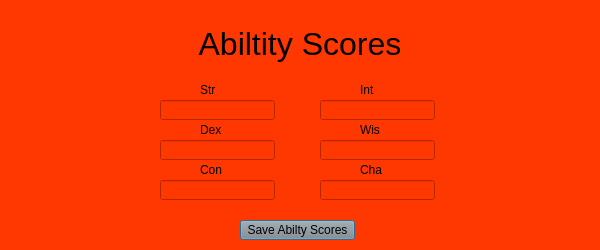
<?xml version="1.0" encoding="UTF-8"?>
<ui version="4.0">
 <class>Add_Player_Ability_Scores</class>
 <widget class="QDialog" name="Add_Player_Ability_Scores">
  <property name="geometry">
   <rect>
    <x>0</x>
    <y>0</y>
    <width>600</width>
    <height>250</height>
   </rect>
  </property>
  <property name="windowTitle">
   <string>Player Ability Scores</string>
  </property>
  <property name="styleSheet">
   <string notr="true">background-color: rgba(255, 55, 0, 255);</string>
  </property>
  <widget class="QLabel" name="label_3">
   <property name="geometry">
    <rect>
     <x>200</x>
     <y>160</y>
     <width>40</width>
     <height>20</height>
    </rect>
   </property>
   <property name="text">
    <string>&lt;html&gt;&lt;head/&gt;&lt;body&gt;&lt;p&gt;Con&lt;/p&gt;&lt;/body&gt;&lt;/html&gt;</string>
   </property>
  </widget>
  <widget class="QLineEdit" name="Ability_Scores_Cha">
   <property name="geometry">
    <rect>
     <x>320</x>
     <y>180</y>
     <width>115</width>
     <height>20</height>
    </rect>
   </property>
  </widget>
  <widget class="QLineEdit" name="Ability_Scores_Dex">
   <property name="geometry">
    <rect>
     <x>160</x>
     <y>140</y>
     <width>115</width>
     <height>20</height>
    </rect>
   </property>
  </widget>
  <widget class="QLineEdit" name="Ability_Scores_Con">
   <property name="geometry">
    <rect>
     <x>160</x>
     <y>180</y>
     <width>115</width>
     <height>20</height>
    </rect>
   </property>
  </widget>
  <widget class="QLabel" name="Main_Menu_Label">
   <property name="geometry">
    <rect>
     <x>100</x>
     <y>20</y>
     <width>400</width>
     <height>50</height>
    </rect>
   </property>
   <property name="text">
    <string>&lt;html&gt;&lt;head/&gt;&lt;body&gt;&lt;p align=&quot;center&quot;&gt;&lt;span style=&quot; font-size:24pt;&quot;&gt;Abiltity Scores&lt;/span&gt;&lt;/p&gt;&lt;/body&gt;&lt;/html&gt;</string>
   </property>
  </widget>
  <widget class="QLabel" name="label_7">
   <property name="geometry">
    <rect>
     <x>360</x>
     <y>160</y>
     <width>40</width>
     <height>20</height>
    </rect>
   </property>
   <property name="text">
    <string>&lt;html&gt;&lt;head/&gt;&lt;body&gt;&lt;p&gt;Cha&lt;/p&gt;&lt;/body&gt;&lt;/html&gt;</string>
   </property>
  </widget>
  <widget class="QLineEdit" name="Ability_Scores_Wis">
   <property name="geometry">
    <rect>
     <x>320</x>
     <y>140</y>
     <width>115</width>
     <height>20</height>
    </rect>
   </property>
  </widget>
  <widget class="QLabel" name="label_5">
   <property name="geometry">
    <rect>
     <x>360</x>
     <y>80</y>
     <width>40</width>
     <height>20</height>
    </rect>
   </property>
   <property name="text">
    <string>&lt;html&gt;&lt;head/&gt;&lt;body&gt;&lt;p&gt;Int&lt;/p&gt;&lt;/body&gt;&lt;/html&gt;</string>
   </property>
  </widget>
  <widget class="QLabel" name="label_2">
   <property name="geometry">
    <rect>
     <x>200</x>
     <y>80</y>
     <width>40</width>
     <height>20</height>
    </rect>
   </property>
   <property name="text">
    <string>&lt;html&gt;&lt;head/&gt;&lt;body&gt;&lt;p&gt;Str&lt;/p&gt;&lt;/body&gt;&lt;/html&gt;</string>
   </property>
  </widget>
  <widget class="QLabel" name="label">
   <property name="geometry">
    <rect>
     <x>200</x>
     <y>120</y>
     <width>40</width>
     <height>20</height>
    </rect>
   </property>
   <property name="text">
    <string>&lt;html&gt;&lt;head/&gt;&lt;body&gt;&lt;p&gt;Dex&lt;/p&gt;&lt;/body&gt;&lt;/html&gt;</string>
   </property>
  </widget>
  <widget class="QLineEdit" name="Ability_Scores_Str">
   <property name="geometry">
    <rect>
     <x>160</x>
     <y>100</y>
     <width>115</width>
     <height>20</height>
    </rect>
   </property>
  </widget>
  <widget class="QLabel" name="label_6">
   <property name="geometry">
    <rect>
     <x>360</x>
     <y>120</y>
     <width>40</width>
     <height>20</height>
    </rect>
   </property>
   <property name="text">
    <string>&lt;html&gt;&lt;head/&gt;&lt;body&gt;&lt;p&gt;Wis&lt;/p&gt;&lt;/body&gt;&lt;/html&gt;</string>
   </property>
  </widget>
  <widget class="QPushButton" name="Abilty_Scores_Save_Abilty_Scores_Button">
   <property name="geometry">
    <rect>
     <x>240</x>
     <y>220</y>
     <width>115</width>
     <height>20</height>
    </rect>
   </property>
   <property name="styleSheet">
    <string notr="true">background-color: rgb(140, 140, 140);</string>
   </property>
   <property name="text">
    <string>Save Abilty Scores</string>
   </property>
  </widget>
  <widget class="QLineEdit" name="Ability_Scores_Int">
   <property name="geometry">
    <rect>
     <x>320</x>
     <y>100</y>
     <width>115</width>
     <height>20</height>
    </rect>
   </property>
  </widget>
 </widget>
 <resources/>
 <connections/>
</ui>
